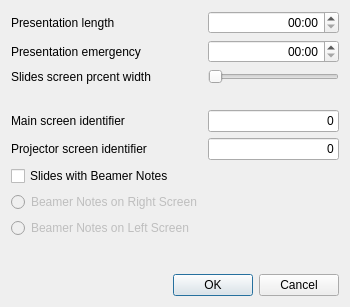
<?xml version="1.0" encoding="UTF-8"?>
<ui version="4.0">
 <class>OptionsDialog</class>
 <widget class="QDialog" name="OptionsDialog">
  <property name="geometry">
   <rect>
    <x>0</x>
    <y>0</y>
    <width>350</width>
    <height>307</height>
   </rect>
  </property>
  <property name="windowTitle">
   <string>Dialog</string>
  </property>
  <layout class="QVBoxLayout" name="verticalLayout">
   <item>
    <layout class="QFormLayout" name="formLayout">
     <property name="fieldGrowthPolicy">
      <enum>QFormLayout::AllNonFixedFieldsGrow</enum>
     </property>
     <item row="0" column="0">
      <widget class="QLabel" name="lblPresentationLength">
       <property name="text">
        <string>Presentation length</string>
       </property>
      </widget>
     </item>
     <item row="0" column="1">
      <widget class="QTimeEdit" name="timePresentationLength">
       <property name="alignment">
        <set>Qt::AlignRight|Qt::AlignTrailing|Qt::AlignVCenter</set>
       </property>
       <property name="currentSection">
        <enum>QDateTimeEdit::HourSection</enum>
       </property>
       <property name="displayFormat">
        <string>HH:mm</string>
       </property>
      </widget>
     </item>
     <item row="1" column="0">
      <widget class="QLabel" name="lblPresentationEmergency">
       <property name="text">
        <string>Presentation emergency</string>
       </property>
      </widget>
     </item>
     <item row="1" column="1">
      <widget class="QTimeEdit" name="timePresentationEmergency">
       <property name="alignment">
        <set>Qt::AlignRight|Qt::AlignTrailing|Qt::AlignVCenter</set>
       </property>
       <property name="currentSection">
        <enum>QDateTimeEdit::HourSection</enum>
       </property>
       <property name="displayFormat">
        <string>HH:mm</string>
       </property>
      </widget>
     </item>
     <item row="2" column="0">
      <widget class="QLabel" name="lblSlidesWidth">
       <property name="text">
        <string>Slides screen prcent width</string>
       </property>
      </widget>
     </item>
     <item row="2" column="1">
      <widget class="QSlider" name="sliderSlidesWidth">
       <property name="orientation">
        <enum>Qt::Horizontal</enum>
       </property>
      </widget>
     </item>
     <item row="3" column="1">
      <widget class="QLabel" name="lblSlidesWidthValue">
       <property name="text">
        <string/>
       </property>
      </widget>
     </item>
     <item row="4" column="1">
      <widget class="QLineEdit" name="mainScreenIdentifier">
       <property name="text">
        <string>0</string>
       </property>
       <property name="alignment">
        <set>Qt::AlignRight|Qt::AlignTrailing|Qt::AlignVCenter</set>
       </property>
      </widget>
     </item>
     <item row="5" column="1">
      <widget class="QLineEdit" name="projectorScreenIdentifier">
       <property name="text">
        <string>0</string>
       </property>
       <property name="alignment">
        <set>Qt::AlignRight|Qt::AlignTrailing|Qt::AlignVCenter</set>
       </property>
      </widget>
     </item>
     <item row="4" column="0">
      <widget class="QLabel" name="lblMainScreen">
       <property name="text">
        <string>Main screen identifier</string>
       </property>
      </widget>
     </item>
     <item row="5" column="0">
      <widget class="QLabel" name="lblProjectorScreen">
       <property name="text">
        <string>Projector screen identifier</string>
       </property>
      </widget>
     </item>
     <item row="6" column="0">
      <widget class="QCheckBox" name="chkBeamerNotes">
       <property name="text">
        <string>Slides with Beamer Notes</string>
       </property>
      </widget>
     </item>
     <item row="8" column="0">
      <widget class="QRadioButton" name="radBeamerNotesLeft">
       <property name="enabled">
        <bool>false</bool>
       </property>
       <property name="text">
        <string>Beamer Notes on Left Screen</string>
       </property>
      </widget>
     </item>
     <item row="7" column="0">
      <widget class="QRadioButton" name="radBeamerNotesRight">
       <property name="enabled">
        <bool>false</bool>
       </property>
       <property name="text">
        <string>Beamer Notes on Right Screen</string>
       </property>
      </widget>
     </item>
    </layout>
   </item>
   <item>
    <widget class="QDialogButtonBox" name="buttonBox">
     <property name="orientation">
      <enum>Qt::Horizontal</enum>
     </property>
     <property name="standardButtons">
      <set>QDialogButtonBox::Cancel|QDialogButtonBox::Ok</set>
     </property>
    </widget>
   </item>
  </layout>
 </widget>
 <resources/>
 <connections>
  <connection>
   <sender>buttonBox</sender>
   <signal>accepted()</signal>
   <receiver>OptionsDialog</receiver>
   <slot>accept()</slot>
   <hints>
    <hint type="sourcelabel">
     <x>248</x>
     <y>254</y>
    </hint>
    <hint type="destinationlabel">
     <x>157</x>
     <y>274</y>
    </hint>
   </hints>
  </connection>
  <connection>
   <sender>buttonBox</sender>
   <signal>rejected()</signal>
   <receiver>OptionsDialog</receiver>
   <slot>reject()</slot>
   <hints>
    <hint type="sourcelabel">
     <x>316</x>
     <y>260</y>
    </hint>
    <hint type="destinationlabel">
     <x>286</x>
     <y>274</y>
    </hint>
   </hints>
  </connection>
 </connections>
</ui>
